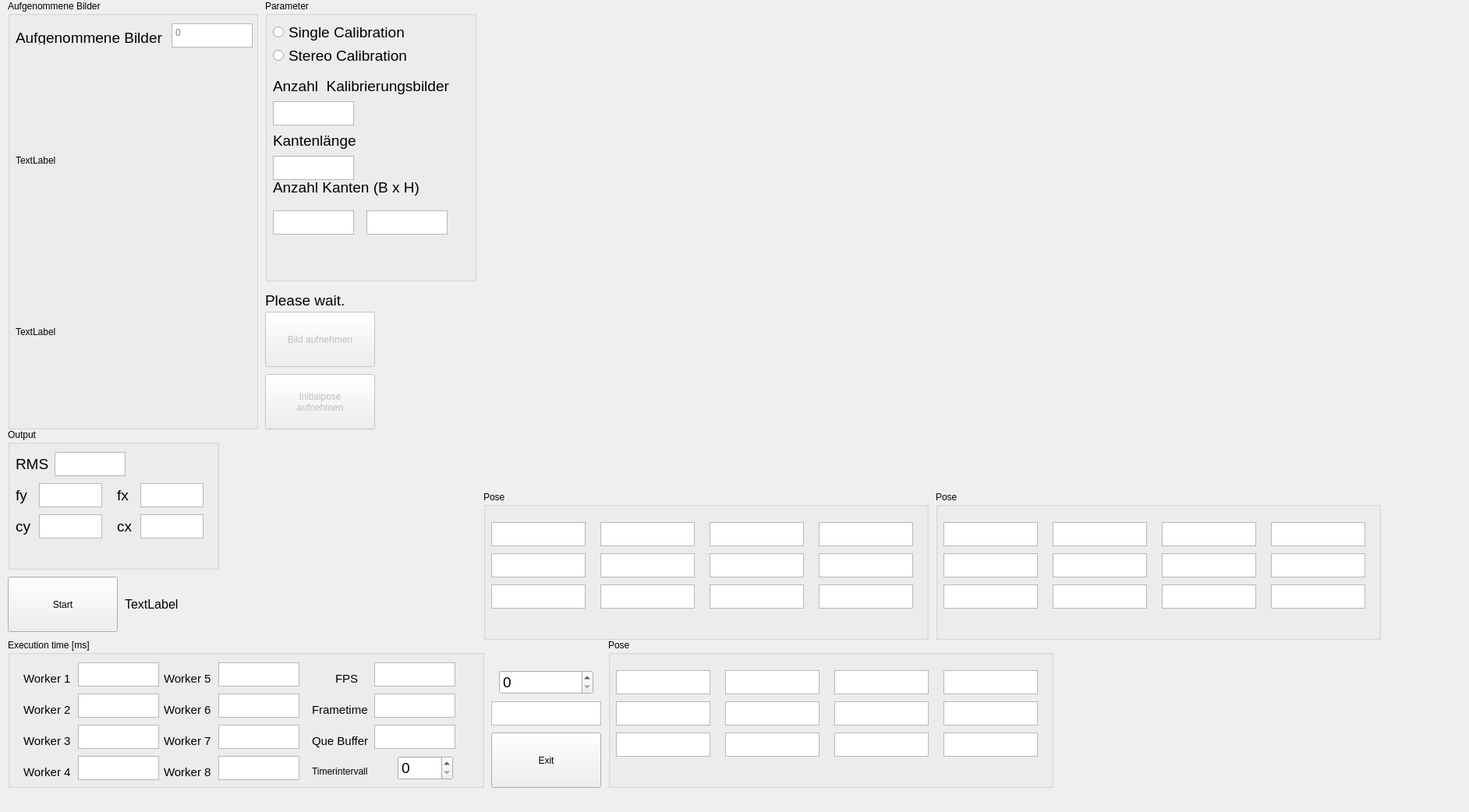
<?xml version="1.0" encoding="UTF-8"?>
<ui version="4.0">
 <class>C_frm_camera_calibration</class>
 <widget class="QMainWindow" name="C_frm_camera_calibration">
  <property name="geometry">
   <rect>
    <x>0</x>
    <y>0</y>
    <width>1884</width>
    <height>1042</height>
   </rect>
  </property>
  <property name="windowTitle">
   <string>Dialog</string>
  </property>
  <widget class="QWidget" name="centralwidget">
   <widget class="QTextEdit" name="txb_zaehler">
    <property name="geometry">
     <rect>
      <x>630</x>
      <y>900</y>
      <width>141</width>
      <height>31</height>
     </rect>
    </property>
   </widget>
   <widget class="QPushButton" name="bt_exit">
    <property name="geometry">
     <rect>
      <x>630</x>
      <y>940</y>
      <width>141</width>
      <height>71</height>
     </rect>
    </property>
    <property name="text">
     <string>Exit</string>
    </property>
   </widget>
   <widget class="QGroupBox" name="groupBox">
    <property name="geometry">
     <rect>
      <x>10</x>
      <y>0</y>
      <width>321</width>
      <height>551</height>
     </rect>
    </property>
    <property name="title">
     <string>Aufgenommene Bilder</string>
    </property>
    <widget class="QLabel" name="lbl_img_0">
     <property name="geometry">
      <rect>
       <x>10</x>
       <y>110</y>
       <width>301</width>
       <height>191</height>
      </rect>
     </property>
     <property name="text">
      <string>TextLabel</string>
     </property>
    </widget>
    <widget class="QLabel" name="lbl_img_1">
     <property name="geometry">
      <rect>
       <x>10</x>
       <y>330</y>
       <width>301</width>
       <height>191</height>
      </rect>
     </property>
     <property name="text">
      <string>TextLabel</string>
     </property>
    </widget>
    <widget class="QLabel" name="label_4">
     <property name="geometry">
      <rect>
       <x>10</x>
       <y>40</y>
       <width>201</width>
       <height>17</height>
      </rect>
     </property>
     <property name="font">
      <font>
       <pointsize>14</pointsize>
      </font>
     </property>
     <property name="text">
      <string>Aufgenommene Bilder</string>
     </property>
    </widget>
    <widget class="QTextEdit" name="txb_img_count">
     <property name="geometry">
      <rect>
       <x>210</x>
       <y>30</y>
       <width>104</width>
       <height>31</height>
      </rect>
     </property>
     <property name="placeholderText">
      <string>0</string>
     </property>
    </widget>
   </widget>
   <widget class="QGroupBox" name="groupBox_2">
    <property name="geometry">
     <rect>
      <x>340</x>
      <y>0</y>
      <width>271</width>
      <height>361</height>
     </rect>
    </property>
    <property name="title">
     <string>Parameter</string>
    </property>
    <widget class="QRadioButton" name="rb_single_calibration">
     <property name="geometry">
      <rect>
       <x>10</x>
       <y>30</y>
       <width>191</width>
       <height>23</height>
      </rect>
     </property>
     <property name="font">
      <font>
       <pointsize>14</pointsize>
      </font>
     </property>
     <property name="text">
      <string>Single Calibration</string>
     </property>
    </widget>
    <widget class="QRadioButton" name="rb_stereo_calibration">
     <property name="geometry">
      <rect>
       <x>10</x>
       <y>60</y>
       <width>201</width>
       <height>23</height>
      </rect>
     </property>
     <property name="font">
      <font>
       <pointsize>14</pointsize>
      </font>
     </property>
     <property name="text">
      <string>Stereo Calibration</string>
     </property>
    </widget>
    <widget class="QLabel" name="label_5">
     <property name="geometry">
      <rect>
       <x>10</x>
       <y>100</y>
       <width>251</width>
       <height>21</height>
      </rect>
     </property>
     <property name="font">
      <font>
       <pointsize>14</pointsize>
      </font>
     </property>
     <property name="text">
      <string>Anzahl  Kalibrierungsbilder</string>
     </property>
    </widget>
    <widget class="QLabel" name="label_6">
     <property name="geometry">
      <rect>
       <x>10</x>
       <y>170</y>
       <width>251</width>
       <height>21</height>
      </rect>
     </property>
     <property name="font">
      <font>
       <pointsize>14</pointsize>
      </font>
     </property>
     <property name="text">
      <string>Kantenlänge</string>
     </property>
    </widget>
    <widget class="QLabel" name="label_7">
     <property name="geometry">
      <rect>
       <x>10</x>
       <y>230</y>
       <width>251</width>
       <height>21</height>
      </rect>
     </property>
     <property name="font">
      <font>
       <pointsize>14</pointsize>
      </font>
     </property>
     <property name="text">
      <string>Anzahl Kanten (B x H)</string>
     </property>
    </widget>
    <widget class="QTextEdit" name="txb_usrInput_images">
     <property name="geometry">
      <rect>
       <x>10</x>
       <y>130</y>
       <width>104</width>
       <height>31</height>
      </rect>
     </property>
     <property name="font">
      <font>
       <pointsize>11</pointsize>
      </font>
     </property>
     <property name="readOnly">
      <bool>false</bool>
     </property>
    </widget>
    <widget class="QTextEdit" name="txb_edge_length">
     <property name="geometry">
      <rect>
       <x>10</x>
       <y>200</y>
       <width>104</width>
       <height>31</height>
      </rect>
     </property>
     <property name="font">
      <font>
       <pointsize>11</pointsize>
      </font>
     </property>
     <property name="readOnly">
      <bool>false</bool>
     </property>
    </widget>
    <widget class="QTextEdit" name="txb_edge_width">
     <property name="geometry">
      <rect>
       <x>10</x>
       <y>270</y>
       <width>104</width>
       <height>31</height>
      </rect>
     </property>
     <property name="font">
      <font>
       <pointsize>11</pointsize>
      </font>
     </property>
     <property name="readOnly">
      <bool>false</bool>
     </property>
    </widget>
    <widget class="QTextEdit" name="txb_edge_height">
     <property name="geometry">
      <rect>
       <x>130</x>
       <y>270</y>
       <width>104</width>
       <height>31</height>
      </rect>
     </property>
     <property name="font">
      <font>
       <pointsize>11</pointsize>
      </font>
     </property>
     <property name="readOnly">
      <bool>false</bool>
     </property>
    </widget>
   </widget>
   <widget class="QLabel" name="lbl_img_stereo_left">
    <property name="geometry">
     <rect>
      <x>650</x>
      <y>10</y>
      <width>601</width>
      <height>611</height>
     </rect>
    </property>
    <property name="text">
     <string/>
    </property>
   </widget>
   <widget class="QLabel" name="lbl_img_stereo_right">
    <property name="geometry">
     <rect>
      <x>1250</x>
      <y>10</y>
      <width>601</width>
      <height>611</height>
     </rect>
    </property>
    <property name="text">
     <string/>
    </property>
   </widget>
   <widget class="QPushButton" name="bt_start">
    <property name="geometry">
     <rect>
      <x>10</x>
      <y>740</y>
      <width>141</width>
      <height>71</height>
     </rect>
    </property>
    <property name="text">
     <string>Start</string>
    </property>
   </widget>
   <widget class="QLabel" name="lbl_calibration_running">
    <property name="enabled">
     <bool>true</bool>
    </property>
    <property name="geometry">
     <rect>
      <x>340</x>
      <y>370</y>
      <width>111</width>
      <height>31</height>
     </rect>
    </property>
    <property name="font">
     <font>
      <pointsize>14</pointsize>
     </font>
    </property>
    <property name="text">
     <string>Please wait.</string>
    </property>
   </widget>
   <widget class="QPushButton" name="bt_photo">
    <property name="enabled">
     <bool>false</bool>
    </property>
    <property name="geometry">
     <rect>
      <x>340</x>
      <y>400</y>
      <width>141</width>
      <height>71</height>
     </rect>
    </property>
    <property name="text">
     <string>Bild aufnehmen</string>
    </property>
   </widget>
   <widget class="QLabel" name="lbl_img_single_calibration">
    <property name="geometry">
     <rect>
      <x>620</x>
      <y>20</y>
      <width>981</width>
      <height>601</height>
     </rect>
    </property>
    <property name="text">
     <string/>
    </property>
   </widget>
   <widget class="QGroupBox" name="groupBox_4">
    <property name="geometry">
     <rect>
      <x>10</x>
      <y>820</y>
      <width>611</width>
      <height>191</height>
     </rect>
    </property>
    <property name="title">
     <string>Execution time [ms]</string>
    </property>
    <widget class="QLabel" name="label_35">
     <property name="geometry">
      <rect>
       <x>20</x>
       <y>40</y>
       <width>61</width>
       <height>21</height>
      </rect>
     </property>
     <property name="font">
      <font>
       <pointsize>11</pointsize>
      </font>
     </property>
     <property name="text">
      <string>Worker 1</string>
     </property>
    </widget>
    <widget class="QTextEdit" name="txb_worker_1">
     <property name="geometry">
      <rect>
       <x>90</x>
       <y>30</y>
       <width>104</width>
       <height>31</height>
      </rect>
     </property>
     <property name="font">
      <font>
       <pointsize>11</pointsize>
      </font>
     </property>
     <property name="readOnly">
      <bool>true</bool>
     </property>
    </widget>
    <widget class="QTextEdit" name="txb_worker_2">
     <property name="geometry">
      <rect>
       <x>90</x>
       <y>70</y>
       <width>104</width>
       <height>31</height>
      </rect>
     </property>
     <property name="font">
      <font>
       <pointsize>11</pointsize>
      </font>
     </property>
     <property name="readOnly">
      <bool>true</bool>
     </property>
    </widget>
    <widget class="QTextEdit" name="txb_worker_4">
     <property name="geometry">
      <rect>
       <x>90</x>
       <y>150</y>
       <width>104</width>
       <height>31</height>
      </rect>
     </property>
     <property name="font">
      <font>
       <pointsize>11</pointsize>
      </font>
     </property>
     <property name="readOnly">
      <bool>true</bool>
     </property>
    </widget>
    <widget class="QTextEdit" name="txb_worker_3">
     <property name="geometry">
      <rect>
       <x>90</x>
       <y>110</y>
       <width>104</width>
       <height>31</height>
      </rect>
     </property>
     <property name="font">
      <font>
       <pointsize>11</pointsize>
      </font>
     </property>
     <property name="readOnly">
      <bool>true</bool>
     </property>
    </widget>
    <widget class="QTextEdit" name="txb_worker_5">
     <property name="geometry">
      <rect>
       <x>270</x>
       <y>30</y>
       <width>104</width>
       <height>31</height>
      </rect>
     </property>
     <property name="font">
      <font>
       <pointsize>11</pointsize>
      </font>
     </property>
     <property name="readOnly">
      <bool>true</bool>
     </property>
    </widget>
    <widget class="QTextEdit" name="txb_worker_6">
     <property name="geometry">
      <rect>
       <x>270</x>
       <y>70</y>
       <width>104</width>
       <height>31</height>
      </rect>
     </property>
     <property name="font">
      <font>
       <pointsize>11</pointsize>
      </font>
     </property>
     <property name="readOnly">
      <bool>true</bool>
     </property>
    </widget>
    <widget class="QTextEdit" name="txb_worker_7">
     <property name="geometry">
      <rect>
       <x>270</x>
       <y>110</y>
       <width>104</width>
       <height>31</height>
      </rect>
     </property>
     <property name="font">
      <font>
       <pointsize>11</pointsize>
      </font>
     </property>
     <property name="readOnly">
      <bool>true</bool>
     </property>
    </widget>
    <widget class="QLabel" name="label_36">
     <property name="geometry">
      <rect>
       <x>20</x>
       <y>80</y>
       <width>61</width>
       <height>21</height>
      </rect>
     </property>
     <property name="font">
      <font>
       <pointsize>11</pointsize>
      </font>
     </property>
     <property name="text">
      <string>Worker 2</string>
     </property>
    </widget>
    <widget class="QLabel" name="label_37">
     <property name="geometry">
      <rect>
       <x>20</x>
       <y>120</y>
       <width>61</width>
       <height>21</height>
      </rect>
     </property>
     <property name="font">
      <font>
       <pointsize>11</pointsize>
      </font>
     </property>
     <property name="text">
      <string>Worker 3</string>
     </property>
    </widget>
    <widget class="QLabel" name="label_38">
     <property name="geometry">
      <rect>
       <x>20</x>
       <y>160</y>
       <width>61</width>
       <height>21</height>
      </rect>
     </property>
     <property name="font">
      <font>
       <pointsize>11</pointsize>
      </font>
     </property>
     <property name="text">
      <string>Worker 4</string>
     </property>
    </widget>
    <widget class="QLabel" name="label_39">
     <property name="geometry">
      <rect>
       <x>200</x>
       <y>40</y>
       <width>61</width>
       <height>21</height>
      </rect>
     </property>
     <property name="font">
      <font>
       <pointsize>11</pointsize>
      </font>
     </property>
     <property name="text">
      <string>Worker 5</string>
     </property>
    </widget>
    <widget class="QLabel" name="label_40">
     <property name="geometry">
      <rect>
       <x>200</x>
       <y>80</y>
       <width>61</width>
       <height>21</height>
      </rect>
     </property>
     <property name="font">
      <font>
       <pointsize>11</pointsize>
      </font>
     </property>
     <property name="text">
      <string>Worker 6</string>
     </property>
    </widget>
    <widget class="QLabel" name="label_41">
     <property name="geometry">
      <rect>
       <x>200</x>
       <y>120</y>
       <width>61</width>
       <height>21</height>
      </rect>
     </property>
     <property name="font">
      <font>
       <pointsize>11</pointsize>
      </font>
     </property>
     <property name="text">
      <string>Worker 7</string>
     </property>
    </widget>
    <widget class="QLabel" name="label_42">
     <property name="geometry">
      <rect>
       <x>200</x>
       <y>160</y>
       <width>61</width>
       <height>21</height>
      </rect>
     </property>
     <property name="font">
      <font>
       <pointsize>11</pointsize>
      </font>
     </property>
     <property name="text">
      <string>Worker 8</string>
     </property>
    </widget>
    <widget class="QTextEdit" name="txb_worker_8">
     <property name="geometry">
      <rect>
       <x>270</x>
       <y>150</y>
       <width>104</width>
       <height>31</height>
      </rect>
     </property>
     <property name="font">
      <font>
       <pointsize>11</pointsize>
      </font>
     </property>
     <property name="readOnly">
      <bool>true</bool>
     </property>
    </widget>
    <widget class="QTextEdit" name="txb_fps">
     <property name="geometry">
      <rect>
       <x>470</x>
       <y>30</y>
       <width>104</width>
       <height>31</height>
      </rect>
     </property>
     <property name="font">
      <font>
       <pointsize>11</pointsize>
      </font>
     </property>
     <property name="readOnly">
      <bool>true</bool>
     </property>
    </widget>
    <widget class="QLabel" name="label_33">
     <property name="geometry">
      <rect>
       <x>420</x>
       <y>40</y>
       <width>41</width>
       <height>21</height>
      </rect>
     </property>
     <property name="font">
      <font>
       <pointsize>11</pointsize>
      </font>
     </property>
     <property name="text">
      <string>FPS</string>
     </property>
    </widget>
    <widget class="QLabel" name="label_34">
     <property name="geometry">
      <rect>
       <x>390</x>
       <y>80</y>
       <width>81</width>
       <height>21</height>
      </rect>
     </property>
     <property name="font">
      <font>
       <pointsize>11</pointsize>
      </font>
     </property>
     <property name="text">
      <string>Frametime</string>
     </property>
    </widget>
    <widget class="QTextEdit" name="txb_frametime">
     <property name="geometry">
      <rect>
       <x>470</x>
       <y>70</y>
       <width>104</width>
       <height>31</height>
      </rect>
     </property>
     <property name="font">
      <font>
       <pointsize>11</pointsize>
      </font>
     </property>
     <property name="readOnly">
      <bool>true</bool>
     </property>
    </widget>
    <widget class="QLabel" name="label_43">
     <property name="geometry">
      <rect>
       <x>390</x>
       <y>120</y>
       <width>81</width>
       <height>21</height>
      </rect>
     </property>
     <property name="font">
      <font>
       <pointsize>11</pointsize>
      </font>
     </property>
     <property name="text">
      <string>Que Buffer</string>
     </property>
    </widget>
    <widget class="QTextEdit" name="txb_quebuffer">
     <property name="geometry">
      <rect>
       <x>470</x>
       <y>110</y>
       <width>104</width>
       <height>31</height>
      </rect>
     </property>
     <property name="font">
      <font>
       <pointsize>11</pointsize>
      </font>
     </property>
     <property name="readOnly">
      <bool>true</bool>
     </property>
    </widget>
    <widget class="QLabel" name="label_8">
     <property name="geometry">
      <rect>
       <x>390</x>
       <y>160</y>
       <width>101</width>
       <height>20</height>
      </rect>
     </property>
     <property name="text">
      <string>Timerintervall</string>
     </property>
    </widget>
    <widget class="QSpinBox" name="num_TimerIntervall">
     <property name="geometry">
      <rect>
       <x>500</x>
       <y>150</y>
       <width>71</width>
       <height>31</height>
      </rect>
     </property>
     <property name="font">
      <font>
       <pointsize>14</pointsize>
      </font>
     </property>
    </widget>
   </widget>
   <widget class="QSpinBox" name="num_camera_id">
    <property name="geometry">
     <rect>
      <x>640</x>
      <y>860</y>
      <width>121</width>
      <height>31</height>
     </rect>
    </property>
    <property name="font">
     <font>
      <pointsize>14</pointsize>
     </font>
    </property>
   </widget>
   <widget class="QGroupBox" name="grpb_1_output">
    <property name="enabled">
     <bool>true</bool>
    </property>
    <property name="geometry">
     <rect>
      <x>620</x>
      <y>630</y>
      <width>571</width>
      <height>191</height>
     </rect>
    </property>
    <property name="title">
     <string>Pose</string>
    </property>
    <widget class="QTextEdit" name="txb_px">
     <property name="geometry">
      <rect>
       <x>430</x>
       <y>40</y>
       <width>121</width>
       <height>31</height>
      </rect>
     </property>
     <property name="readOnly">
      <bool>true</bool>
     </property>
    </widget>
    <widget class="QTextEdit" name="txb_nx">
     <property name="geometry">
      <rect>
       <x>10</x>
       <y>40</y>
       <width>121</width>
       <height>31</height>
      </rect>
     </property>
     <property name="readOnly">
      <bool>true</bool>
     </property>
    </widget>
    <widget class="QTextEdit" name="txb_ox">
     <property name="geometry">
      <rect>
       <x>150</x>
       <y>40</y>
       <width>121</width>
       <height>31</height>
      </rect>
     </property>
     <property name="readOnly">
      <bool>true</bool>
     </property>
    </widget>
    <widget class="QTextEdit" name="txb_ax">
     <property name="geometry">
      <rect>
       <x>290</x>
       <y>40</y>
       <width>121</width>
       <height>31</height>
      </rect>
     </property>
     <property name="readOnly">
      <bool>true</bool>
     </property>
    </widget>
    <widget class="QTextEdit" name="txb_ny">
     <property name="geometry">
      <rect>
       <x>10</x>
       <y>80</y>
       <width>121</width>
       <height>31</height>
      </rect>
     </property>
     <property name="readOnly">
      <bool>true</bool>
     </property>
    </widget>
    <widget class="QTextEdit" name="txb_oy">
     <property name="geometry">
      <rect>
       <x>150</x>
       <y>80</y>
       <width>121</width>
       <height>31</height>
      </rect>
     </property>
     <property name="readOnly">
      <bool>true</bool>
     </property>
    </widget>
    <widget class="QTextEdit" name="txb_ay">
     <property name="geometry">
      <rect>
       <x>290</x>
       <y>80</y>
       <width>121</width>
       <height>31</height>
      </rect>
     </property>
     <property name="readOnly">
      <bool>true</bool>
     </property>
    </widget>
    <widget class="QTextEdit" name="txb_py">
     <property name="geometry">
      <rect>
       <x>430</x>
       <y>80</y>
       <width>121</width>
       <height>31</height>
      </rect>
     </property>
     <property name="readOnly">
      <bool>true</bool>
     </property>
    </widget>
    <widget class="QTextEdit" name="txb_nz">
     <property name="geometry">
      <rect>
       <x>10</x>
       <y>120</y>
       <width>121</width>
       <height>31</height>
      </rect>
     </property>
     <property name="readOnly">
      <bool>true</bool>
     </property>
    </widget>
    <widget class="QTextEdit" name="txb_oz">
     <property name="geometry">
      <rect>
       <x>150</x>
       <y>120</y>
       <width>121</width>
       <height>31</height>
      </rect>
     </property>
     <property name="readOnly">
      <bool>true</bool>
     </property>
    </widget>
    <widget class="QTextEdit" name="txb_az">
     <property name="geometry">
      <rect>
       <x>290</x>
       <y>120</y>
       <width>121</width>
       <height>31</height>
      </rect>
     </property>
     <property name="readOnly">
      <bool>true</bool>
     </property>
    </widget>
    <widget class="QTextEdit" name="txb_pz">
     <property name="geometry">
      <rect>
       <x>430</x>
       <y>120</y>
       <width>121</width>
       <height>31</height>
      </rect>
     </property>
     <property name="readOnly">
      <bool>true</bool>
     </property>
    </widget>
   </widget>
   <widget class="QGroupBox" name="grpb_2_output">
    <property name="enabled">
     <bool>true</bool>
    </property>
    <property name="geometry">
     <rect>
      <x>1200</x>
      <y>630</y>
      <width>571</width>
      <height>191</height>
     </rect>
    </property>
    <property name="title">
     <string>Pose</string>
    </property>
    <widget class="QTextEdit" name="txb_px_2">
     <property name="geometry">
      <rect>
       <x>430</x>
       <y>40</y>
       <width>121</width>
       <height>31</height>
      </rect>
     </property>
     <property name="readOnly">
      <bool>true</bool>
     </property>
    </widget>
    <widget class="QTextEdit" name="txb_nx_2">
     <property name="geometry">
      <rect>
       <x>10</x>
       <y>40</y>
       <width>121</width>
       <height>31</height>
      </rect>
     </property>
     <property name="readOnly">
      <bool>true</bool>
     </property>
    </widget>
    <widget class="QTextEdit" name="txb_ox_2">
     <property name="geometry">
      <rect>
       <x>150</x>
       <y>40</y>
       <width>121</width>
       <height>31</height>
      </rect>
     </property>
     <property name="readOnly">
      <bool>true</bool>
     </property>
    </widget>
    <widget class="QTextEdit" name="txb_ax_2">
     <property name="geometry">
      <rect>
       <x>290</x>
       <y>40</y>
       <width>121</width>
       <height>31</height>
      </rect>
     </property>
     <property name="readOnly">
      <bool>true</bool>
     </property>
    </widget>
    <widget class="QTextEdit" name="txb_ny_2">
     <property name="geometry">
      <rect>
       <x>10</x>
       <y>80</y>
       <width>121</width>
       <height>31</height>
      </rect>
     </property>
     <property name="readOnly">
      <bool>true</bool>
     </property>
    </widget>
    <widget class="QTextEdit" name="txb_oy_2">
     <property name="geometry">
      <rect>
       <x>150</x>
       <y>80</y>
       <width>121</width>
       <height>31</height>
      </rect>
     </property>
     <property name="readOnly">
      <bool>true</bool>
     </property>
    </widget>
    <widget class="QTextEdit" name="txb_ay_2">
     <property name="geometry">
      <rect>
       <x>290</x>
       <y>80</y>
       <width>121</width>
       <height>31</height>
      </rect>
     </property>
     <property name="readOnly">
      <bool>true</bool>
     </property>
    </widget>
    <widget class="QTextEdit" name="txb_py_2">
     <property name="geometry">
      <rect>
       <x>430</x>
       <y>80</y>
       <width>121</width>
       <height>31</height>
      </rect>
     </property>
     <property name="readOnly">
      <bool>true</bool>
     </property>
    </widget>
    <widget class="QTextEdit" name="txb_nz_2">
     <property name="geometry">
      <rect>
       <x>10</x>
       <y>120</y>
       <width>121</width>
       <height>31</height>
      </rect>
     </property>
     <property name="readOnly">
      <bool>true</bool>
     </property>
    </widget>
    <widget class="QTextEdit" name="txb_oz_2">
     <property name="geometry">
      <rect>
       <x>150</x>
       <y>120</y>
       <width>121</width>
       <height>31</height>
      </rect>
     </property>
     <property name="readOnly">
      <bool>true</bool>
     </property>
    </widget>
    <widget class="QTextEdit" name="txb_az_2">
     <property name="geometry">
      <rect>
       <x>290</x>
       <y>120</y>
       <width>121</width>
       <height>31</height>
      </rect>
     </property>
     <property name="readOnly">
      <bool>true</bool>
     </property>
    </widget>
    <widget class="QTextEdit" name="txb_pz_2">
     <property name="geometry">
      <rect>
       <x>430</x>
       <y>120</y>
       <width>121</width>
       <height>31</height>
      </rect>
     </property>
     <property name="readOnly">
      <bool>true</bool>
     </property>
    </widget>
   </widget>
   <widget class="QPushButton" name="bt_pose_estimation">
    <property name="enabled">
     <bool>false</bool>
    </property>
    <property name="geometry">
     <rect>
      <x>340</x>
      <y>480</y>
      <width>141</width>
      <height>71</height>
     </rect>
    </property>
    <property name="text">
     <string>Initialpose 
aufnehmen</string>
    </property>
   </widget>
   <widget class="QGroupBox" name="groupBox_3">
    <property name="geometry">
     <rect>
      <x>10</x>
      <y>550</y>
      <width>271</width>
      <height>181</height>
     </rect>
    </property>
    <property name="title">
     <string>Output</string>
    </property>
    <widget class="QTextEdit" name="txb_rms">
     <property name="geometry">
      <rect>
       <x>60</x>
       <y>30</y>
       <width>91</width>
       <height>31</height>
      </rect>
     </property>
    </widget>
    <widget class="QLabel" name="lbl_calibration_running_2">
     <property name="enabled">
      <bool>true</bool>
     </property>
     <property name="geometry">
      <rect>
       <x>10</x>
       <y>30</y>
       <width>51</width>
       <height>31</height>
      </rect>
     </property>
     <property name="font">
      <font>
       <pointsize>14</pointsize>
      </font>
     </property>
     <property name="text">
      <string>RMS</string>
     </property>
    </widget>
    <widget class="QLabel" name="lbl_calibration_running_3">
     <property name="enabled">
      <bool>true</bool>
     </property>
     <property name="geometry">
      <rect>
       <x>10</x>
       <y>70</y>
       <width>51</width>
       <height>31</height>
      </rect>
     </property>
     <property name="font">
      <font>
       <pointsize>14</pointsize>
      </font>
     </property>
     <property name="text">
      <string>fy</string>
     </property>
    </widget>
    <widget class="QTextEdit" name="txb_fy">
     <property name="geometry">
      <rect>
       <x>40</x>
       <y>70</y>
       <width>81</width>
       <height>31</height>
      </rect>
     </property>
    </widget>
    <widget class="QTextEdit" name="txb_fx">
     <property name="geometry">
      <rect>
       <x>170</x>
       <y>70</y>
       <width>81</width>
       <height>31</height>
      </rect>
     </property>
    </widget>
    <widget class="QLabel" name="lbl_calibration_running_4">
     <property name="enabled">
      <bool>true</bool>
     </property>
     <property name="geometry">
      <rect>
       <x>140</x>
       <y>70</y>
       <width>21</width>
       <height>31</height>
      </rect>
     </property>
     <property name="font">
      <font>
       <pointsize>14</pointsize>
      </font>
     </property>
     <property name="text">
      <string>fx</string>
     </property>
    </widget>
    <widget class="QTextEdit" name="txb_cy">
     <property name="geometry">
      <rect>
       <x>40</x>
       <y>110</y>
       <width>81</width>
       <height>31</height>
      </rect>
     </property>
    </widget>
    <widget class="QTextEdit" name="txb_cx">
     <property name="geometry">
      <rect>
       <x>170</x>
       <y>110</y>
       <width>81</width>
       <height>31</height>
      </rect>
     </property>
    </widget>
    <widget class="QLabel" name="lbl_calibration_running_5">
     <property name="enabled">
      <bool>true</bool>
     </property>
     <property name="geometry">
      <rect>
       <x>140</x>
       <y>110</y>
       <width>21</width>
       <height>31</height>
      </rect>
     </property>
     <property name="font">
      <font>
       <pointsize>14</pointsize>
      </font>
     </property>
     <property name="text">
      <string>cx</string>
     </property>
    </widget>
    <widget class="QLabel" name="lbl_calibration_running_6">
     <property name="enabled">
      <bool>true</bool>
     </property>
     <property name="geometry">
      <rect>
       <x>10</x>
       <y>110</y>
       <width>51</width>
       <height>31</height>
      </rect>
     </property>
     <property name="font">
      <font>
       <pointsize>14</pointsize>
      </font>
     </property>
     <property name="text">
      <string>cy</string>
     </property>
    </widget>
   </widget>
   <widget class="QGroupBox" name="grpb_2_m12">
    <property name="enabled">
     <bool>true</bool>
    </property>
    <property name="geometry">
     <rect>
      <x>780</x>
      <y>820</y>
      <width>571</width>
      <height>191</height>
     </rect>
    </property>
    <property name="title">
     <string>Pose</string>
    </property>
    <widget class="QTextEdit" name="txb_px_3">
     <property name="geometry">
      <rect>
       <x>430</x>
       <y>40</y>
       <width>121</width>
       <height>31</height>
      </rect>
     </property>
     <property name="readOnly">
      <bool>true</bool>
     </property>
    </widget>
    <widget class="QTextEdit" name="txb_nx_3">
     <property name="geometry">
      <rect>
       <x>10</x>
       <y>40</y>
       <width>121</width>
       <height>31</height>
      </rect>
     </property>
     <property name="readOnly">
      <bool>true</bool>
     </property>
    </widget>
    <widget class="QTextEdit" name="txb_ox_3">
     <property name="geometry">
      <rect>
       <x>150</x>
       <y>40</y>
       <width>121</width>
       <height>31</height>
      </rect>
     </property>
     <property name="readOnly">
      <bool>true</bool>
     </property>
    </widget>
    <widget class="QTextEdit" name="txb_ax_3">
     <property name="geometry">
      <rect>
       <x>290</x>
       <y>40</y>
       <width>121</width>
       <height>31</height>
      </rect>
     </property>
     <property name="readOnly">
      <bool>true</bool>
     </property>
    </widget>
    <widget class="QTextEdit" name="txb_ny_3">
     <property name="geometry">
      <rect>
       <x>10</x>
       <y>80</y>
       <width>121</width>
       <height>31</height>
      </rect>
     </property>
     <property name="readOnly">
      <bool>true</bool>
     </property>
    </widget>
    <widget class="QTextEdit" name="txb_oy_3">
     <property name="geometry">
      <rect>
       <x>150</x>
       <y>80</y>
       <width>121</width>
       <height>31</height>
      </rect>
     </property>
     <property name="readOnly">
      <bool>true</bool>
     </property>
    </widget>
    <widget class="QTextEdit" name="txb_ay_3">
     <property name="geometry">
      <rect>
       <x>290</x>
       <y>80</y>
       <width>121</width>
       <height>31</height>
      </rect>
     </property>
     <property name="readOnly">
      <bool>true</bool>
     </property>
    </widget>
    <widget class="QTextEdit" name="txb_py_3">
     <property name="geometry">
      <rect>
       <x>430</x>
       <y>80</y>
       <width>121</width>
       <height>31</height>
      </rect>
     </property>
     <property name="readOnly">
      <bool>true</bool>
     </property>
    </widget>
    <widget class="QTextEdit" name="txb_nz_3">
     <property name="geometry">
      <rect>
       <x>10</x>
       <y>120</y>
       <width>121</width>
       <height>31</height>
      </rect>
     </property>
     <property name="readOnly">
      <bool>true</bool>
     </property>
    </widget>
    <widget class="QTextEdit" name="txb_oz_3">
     <property name="geometry">
      <rect>
       <x>150</x>
       <y>120</y>
       <width>121</width>
       <height>31</height>
      </rect>
     </property>
     <property name="readOnly">
      <bool>true</bool>
     </property>
    </widget>
    <widget class="QTextEdit" name="txb_az_3">
     <property name="geometry">
      <rect>
       <x>290</x>
       <y>120</y>
       <width>121</width>
       <height>31</height>
      </rect>
     </property>
     <property name="readOnly">
      <bool>true</bool>
     </property>
    </widget>
    <widget class="QTextEdit" name="txb_pz_3">
     <property name="geometry">
      <rect>
       <x>430</x>
       <y>120</y>
       <width>121</width>
       <height>31</height>
      </rect>
     </property>
     <property name="readOnly">
      <bool>true</bool>
     </property>
    </widget>
   </widget>
   <widget class="QLabel" name="lbl_stereo_camera_current_cam">
    <property name="geometry">
     <rect>
      <x>160</x>
      <y>740</y>
      <width>281</width>
      <height>71</height>
     </rect>
    </property>
    <property name="font">
     <font>
      <pointsize>12</pointsize>
     </font>
    </property>
    <property name="text">
     <string>TextLabel</string>
    </property>
   </widget>
  </widget>
 </widget>
 <resources/>
 <connections/>
</ui>
